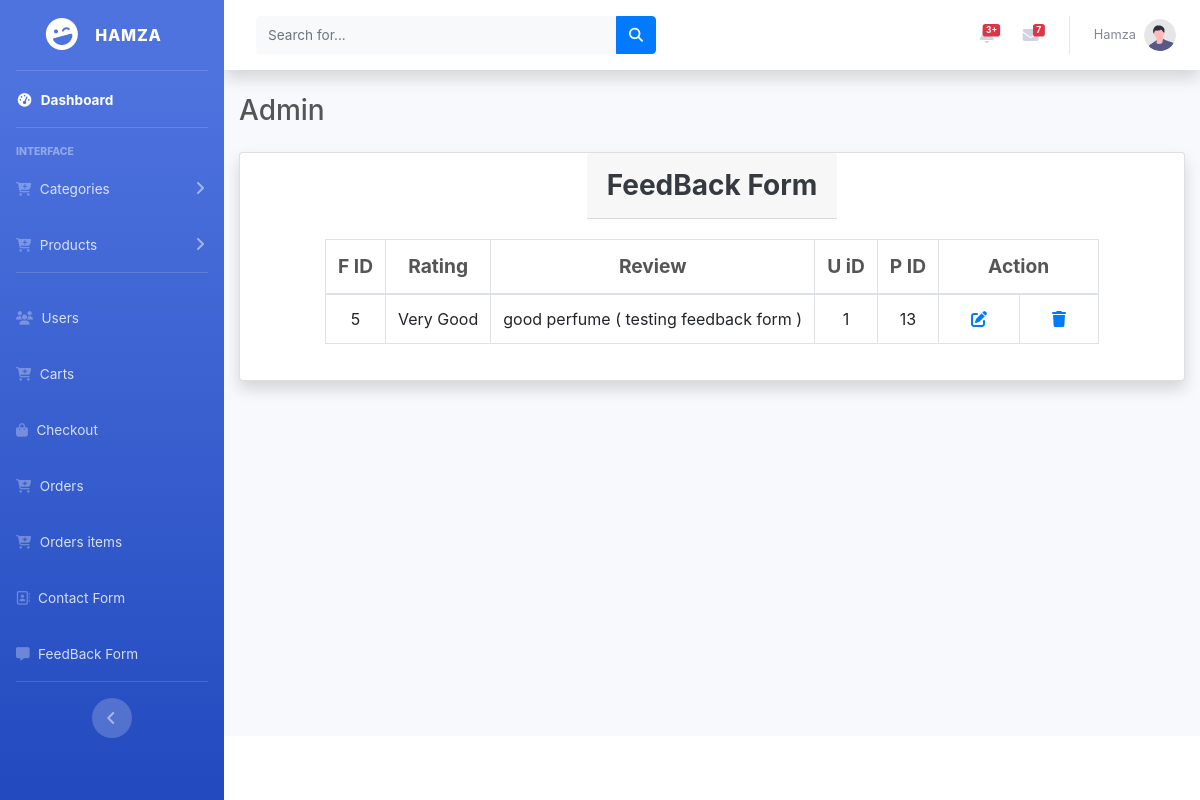
The page /Admin Dashboard Panel SB/dashboard_index.php?feedBackForm (signed in) on the database its author committed.
### tables this page shows
CREATE TABLE `feedbackform` (
  `f_id` int(255) NOT NULL,
  `rating` varchar(255) NOT NULL,
  `review` varchar(255) NOT NULL,
  `u_id` varchar(255) NOT NULL,
  `p_id` varchar(255) NOT NULL
);

### Admin Dashboard Panel SB/feedBackForm.php (the view, shortened to what this page needs)
<!DOCTYPE html>
<html lang="en">
<head>
    <link href="vendor/fontawesome-free/css/all.min.css" rel="stylesheet" type="text/css">
    <link rel="stylesheet" href="https://cdnjs.cloudflare.com/ajax/libs/font-awesome/6.4.0/css/all.min.css">
    <link href="css/sb-admin-2.min.css" rel="stylesheet">
    <link rel="stylesheet" href="https://cdn.jsdelivr.net/npm/bootstrap@4.4.1/dist/css/bootstrap.min.css">
</head>
<body id="page-top">
    <div class="card shadow mb-4  d-flex justify-content-center align-items-center">
        <div class="card-header py-3">
            <h3 class="m-0 font-weight-bold text-dark">FeedBack Form</h3>
        </div>
        <div class="card-body">
            <div class="table-responsive">
                <table class="text-center table table-bordered" id="dataTable" width="100%" cellspacing="0">
                    <thead>
                        <tr style="color: #555; font-size: 1.2rem;">
                            <th style="vertical-align: middle;">F ID</th>
                            <th style="vertical-align: middle;"> Rating </th>
                            <th style="vertical-align: middle;"> Review </th>
                            <th style="vertical-align: middle;"> U iD </th>
                            <th style="vertical-align: middle;"> P ID </th>
                            <th style="vertical-align: middle;" colspan="2">Action</th>
                        </tr>
                    </thead>
                    <tbody>
                        <?php
                        include 'Connection.php';
                        $select_contact_data = mysqli_query($con, " SELECT * FROM `feedbackform` ");
                        while ($fetch_contact_data = mysqli_fetch_assoc($select_contact_data)) {
                        ?>
                            <tr>
                                <td style="vertical-align: middle;"> <?php echo $fetch_contact_data['f_id'] ?></td>
                                <td style="vertical-align: middle;"> <?php echo $fetch_contact_data['rating'] ?></td>
                                <td style="vertical-align: middle;"> <?php echo $fetch_contact_data['review'] ?></td>
                                <td style="vertical-align: middle;"> <?php echo $fetch_contact_data['u_id'] ?></td>
                                <td style="vertical-align: middle;"> <?php echo $fetch_contact_data['p_id'] ?></td>
                                <td style="vertical-align: middle;"> <a href="" title="Edit" style="padding: 20px;" target="_blank"><i class="fa-solid fa-pen-to-square"></i></a> </td>
                                <td style="vertical-align: middle;"> <a href="" title="Remove" style="padding: 20px;" target="_blank"><i class="fa-solid fa-trash"></i></a> </td>
                            </tr>
                        <?php
                        }
                        ?>
                    </tbody>
                </table>
            </div>
        </div>
    </div>
</body>
</html>

### rows shown on the page
feedbackform: f_id "5", rating "Very Good", review "good perfume ( testing feedback form )", u "1", p "13"

### other values the page prints
$_SESSION['loginUserName'] "HAMZA"
$_SESSION['loginUserName'] "Hamza"
$_SESSION['loginRole'] "Admin"
